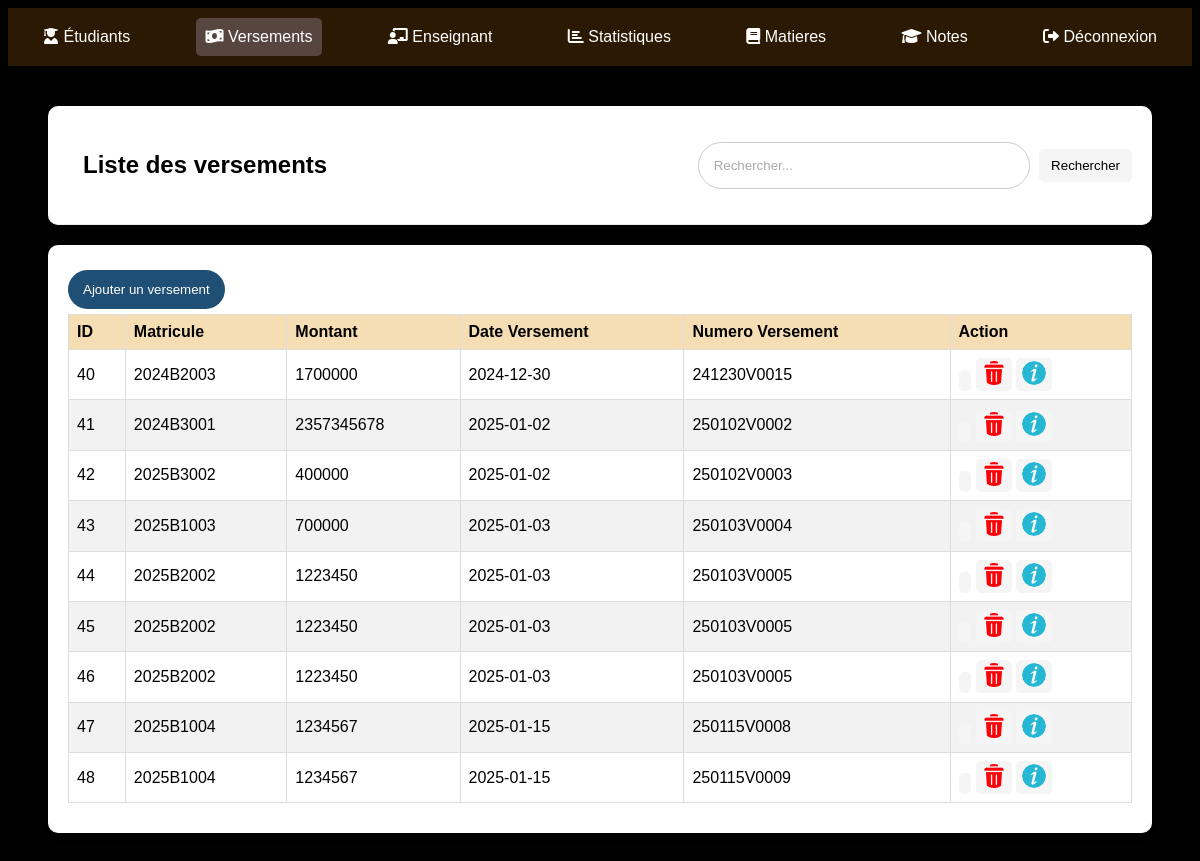
The page /gestionVer.php on the database as committed earlier.
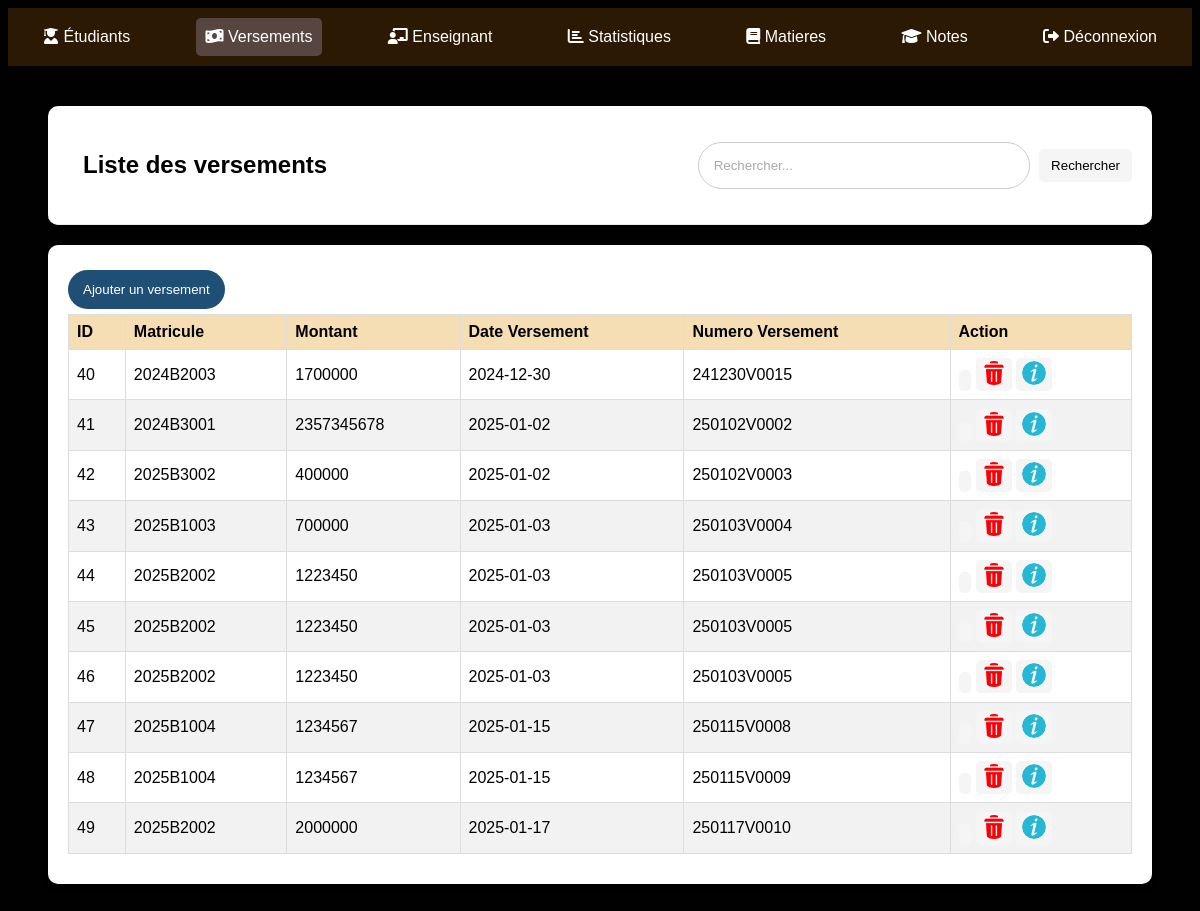
The same page on the database as committed later.
### tables this page shows
CREATE TABLE IF NOT EXISTS `versements` (
  `id` int NOT NULL AUTO_INCREMENT,
  `matricule` varchar(20) DEFAULT NULL,
  `montant` bigint DEFAULT NULL,
  `date_versement` date DEFAULT NULL,
  `numero_versement` varchar(20) DEFAULT NULL,
  PRIMARY KEY (`id`)
);

### Class/Versement.php (called while the page is built, shortened)
<?php
class Versement
{
    private $conn;
    private $table = "versements";
    public function __construct($db)
    {
        $this->conn = $db;
    }
    public function getAllVersement()
    {
        $query = "SELECT * FROM " . $this->table;
        $result = $this->conn->query($query);
        $etudiants = [];
        while ($row = $result->fetch_assoc()) {
            $etudiants[] = $row;
        }
        return $etudiants;
    }
}

### gestionVer.php (the view, shortened to what this page needs)
<?php
require_once 'Class/Versement.php';
$database = new Database();
$db = $database->getConnection();
$versement = new Versement($db);
$search = isset($_GET['search']) ? trim($_GET['search']) : '';
$versements = $versement->getAllVersement($search);
?>
<!DOCTYPE html>
<html lang="en">
<head>
    <link rel="stylesheet" href="https://cdnjs.cloudflare.com/ajax/libs/font-awesome/6.0.0-beta3/css/all.min.css">
</head>
<body>
    <div class="navbar">
        <a href="gestionEtu.php"> <i class="fas fa-user-graduate"></i> Étudiants </a>
        <a class="etu" href="gestionVer.php"><i class="fas fa-money-bill-wave"></i> Versements</a>
        <a href="gestionEnsei.php"><i class="fas fa-chalkboard-teacher"></i> Enseignant</a>
        <a href="statistiques.php"> <i class="fas fa-chart-bar"></i> Statistiques</a>
        <a href="gestionMati.php"> <i class="fas fa-book"></i>  Matieres</a>
        <a href="listeNote.php"> <i class="fas fa-graduation-cap"></i> Notes</a>
        <a href="logout.php"><i class="fas fa-sign-out-alt"></i> Déconnexion</a>
    </div>
    <div class="content">
        <div class="header">
            <div class="haut">
                <h2>Liste des versements</h2>
            </div>
            <form method="GET" action="gestionVer.php">
                <input name="search" type="text" placeholder="Rechercher..." value="<?= htmlspecialchars($search); ?>">
                <button type="submit">Rechercher</button>
            </form>
        </div>
        <div class="table-container">
            <a href="AjouterVer.php"><button class="ajout">Ajouter un versement</button></a>
            <table>
                <thead>
                    <tr>
                        <th>ID</th>
                        <th>Matricule</th>
                        <th>Montant</th>
                        <th>Date Versement</th>
                        <th>Numero Versement</th>
                        <th>Action</th>
                    </tr>
                </thead>
                <tbody>
                    <?php if (!empty($versements)): ?>
                        <?php foreach ($versements as $versement): ?>
                            <tr>
                                <td><?= htmlspecialchars($versement['id']); ?></td>
                                <td><?= htmlspecialchars($versement['matricule']); ?></td>
                                <td><?= htmlspecialchars($versement['montant']); ?></td>
                                <td><?= htmlspecialchars($versement['date_versement']); ?></td>
                                <td><?= htmlspecialchars($versement['numero_versement']); ?></td>
                                <td class="actions">
                                    <button class="edit" onclick="location.href='edit.php?id=<?= $versement['id']; ?>'"><img src="uploads/write.png" alt=""></button>
                                    <button class="delete" onclick="openPopup(<?= $versement['id']; ?>)"><img src="uploads/delete.png" alt=""></button>
                                    <button class="details" onclick="location.href='infoVer.php?matricule=<?= $versement['matricule']; ?>'"><img src="uploads/info.png" alt=""></button>
                                </td>
                            </tr>
                        <?php endforeach; ?>
                    <?php else: ?>
                        <tr>
                            <td colspan="12">Aucun versement trouvé.</td>
                        </tr>
                    <?php endif; ?>
                </tbody>
            </table>
        </div>
    </div>
</body>
</html>

Rows that differ between the two databases and show on the page:
added versements: id "49", matricule "2025B2002", montant "2000000", date_versement "2025-01-17", numero_versement "250117V0010"
